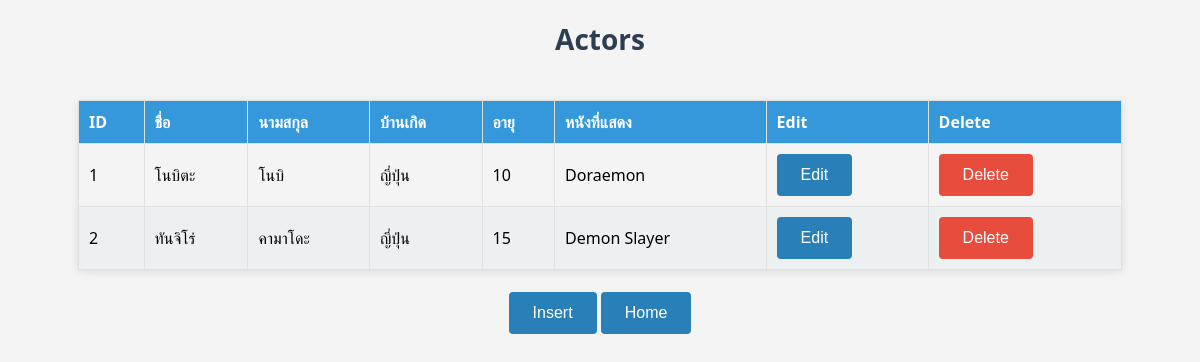
The app's page /actormenu.php, older data.
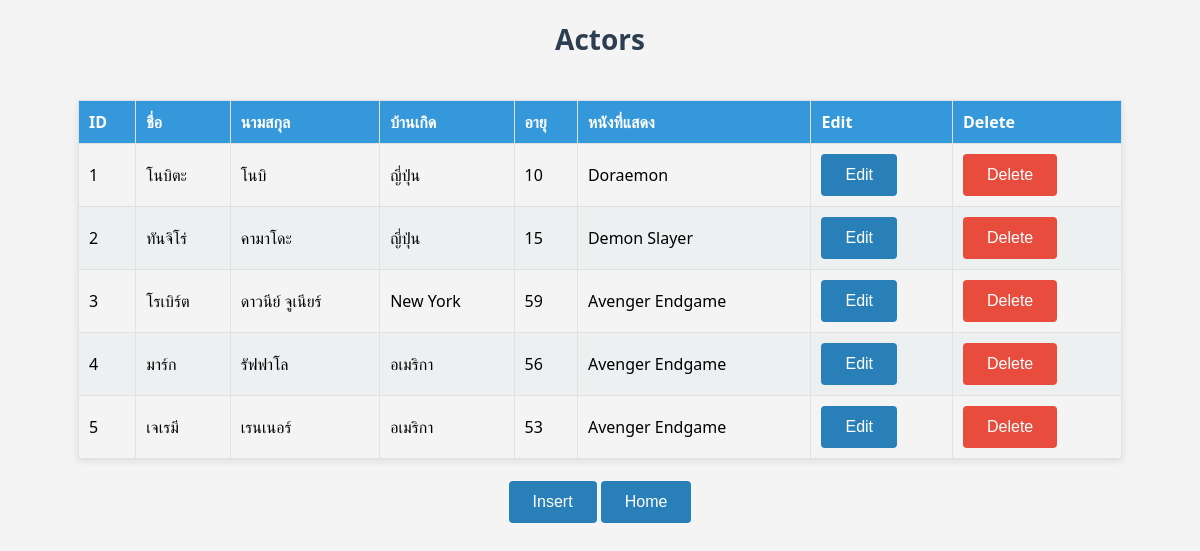
The same page, newer data.
### tables this page shows
CREATE TABLE `actor` (
  `aid` varchar(3) NOT NULL,
  `aname` varchar(20) NOT NULL,
  `alastname` varchar(30) NOT NULL,
  `aaddress` varchar(50) NOT NULL,
  `aage` int(10) NOT NULL
);

CREATE TABLE `product` (
  `pid` varchar(3) NOT NULL,
  `pname` varchar(20) NOT NULL,
  `pdetail` varchar(400) NOT NULL,
  `ptime` varchar(11) NOT NULL,
  `pdate` date NOT NULL
);

### actormenu.php (the view, shortened to what this page needs)
<!DOCTYPE html>
<html lang="en">
<head>
  <link rel="stylesheet" href="style.css">
</head>
<body>
  <?php
  require 'conn.php';
  $sql = "SELECT a.*, p.pname FROM actor a
            LEFT JOIN actor_product ap ON a.aid = ap.aid
            LEFT JOIN product p ON ap.pid = p.pid";
  $result = $conn->query($sql);
  ?>
  <h1>Actors</h1><br>
  <table>
    <thead>
      <tr>
        <th>ID</th>
        <th>ชื่อ</th>
        <th>นามสกุล</th>
        <th>บ้านเกิด</th>
        <th>อายุ</th>
        <th>หนังที่แสดง</th>
        <th>Edit</th>
        <th>Delete</th>
      </tr>
    </thead>
    <tbody>
      <?php
      if ($result->num_rows > 0) {
        while ($row = $result->fetch_assoc()) {
          echo "<tr><td>"
            . $row["aid"] . "</td>"
            . "<td>" . $row["aname"] . "</td>"
            . "<td>" . $row["alastname"] . "</td>"
            . "<td>" . $row["aaddress"] . "</td>"
            . "<td>" . $row["aage"] . "</td>"
            . "<td>" . ($row["pname"] ? $row["pname"] : 'ไม่มีหนังที่แสดง') . "</td>"
            . "<td><a href='editact.php?aid=" . $row["aid"] . "'><button>Edit</button></a></td>"
            . "<td><a href='actdelete.php?aid=" . $row["aid"] . "' onclick=\"return confirm('Are you sure you want to delete this actor?');\"><button class='delete-button'>Delete</button></a></td>";
          echo "</tr>";
        }
      } else {
        echo "<tr><td colspan='8'>0 results</td></tr>";
      }
      ?>
    </tbody>
  </table>
  <br>
  <a href='insertact.php'><button>Insert</button></a>
  <a href='home.php'><button>Home</button></a>
</body>
</html>

### style.css (style rules this page uses)
body { font-family: 'Segoe UI', Tahoma, Geneva, Verdana, sans-serif; text-align: center; margin: 20px; background-color: #f4f4f4; }
h1 { color: #2c3e50; font-size: 28px; margin-bottom: 20px; }
table { border-collapse: collapse; width: 90%; margin: 0 auto; box-shadow: 0 2px 8px rgba(0, 0, 0, 0.1); }
th, td { border: 1px solid #e1e1e1; padding: 10px; text-align: left; }
th { background-color: #3498db; color: white; font-weight: 600; }
tr:nth-child(even) { background-color: #ecf0f1; }
button, .submit { padding: 12px 24px; background-color: #2980b9; color: white; border: none; border-radius: 4px; cursor: pointer; font-size: 16px; transition: background-color 0.3s; }
.delete-button { background-color: #e74c3c; }

Row changes from the older to the newer data that the page shows:
added actor: aid "3", aname "โรเบิร์ต", alastname "ดาวนีย์ จูเนียร์", aaddress "New York", aage "59", product.pname "Avenger Endgame"
added actor: aid "4", aname "มาร์ก", alastname "รัฟฟาโล", aaddress "อเมริกา", aage "56", product.pname "Avenger Endgame"
added actor: aid "5", aname "เจเรมี", alastname "เรนเนอร์", aaddress "อเมริกา", aage "53", product.pname "Avenger Endgame"
